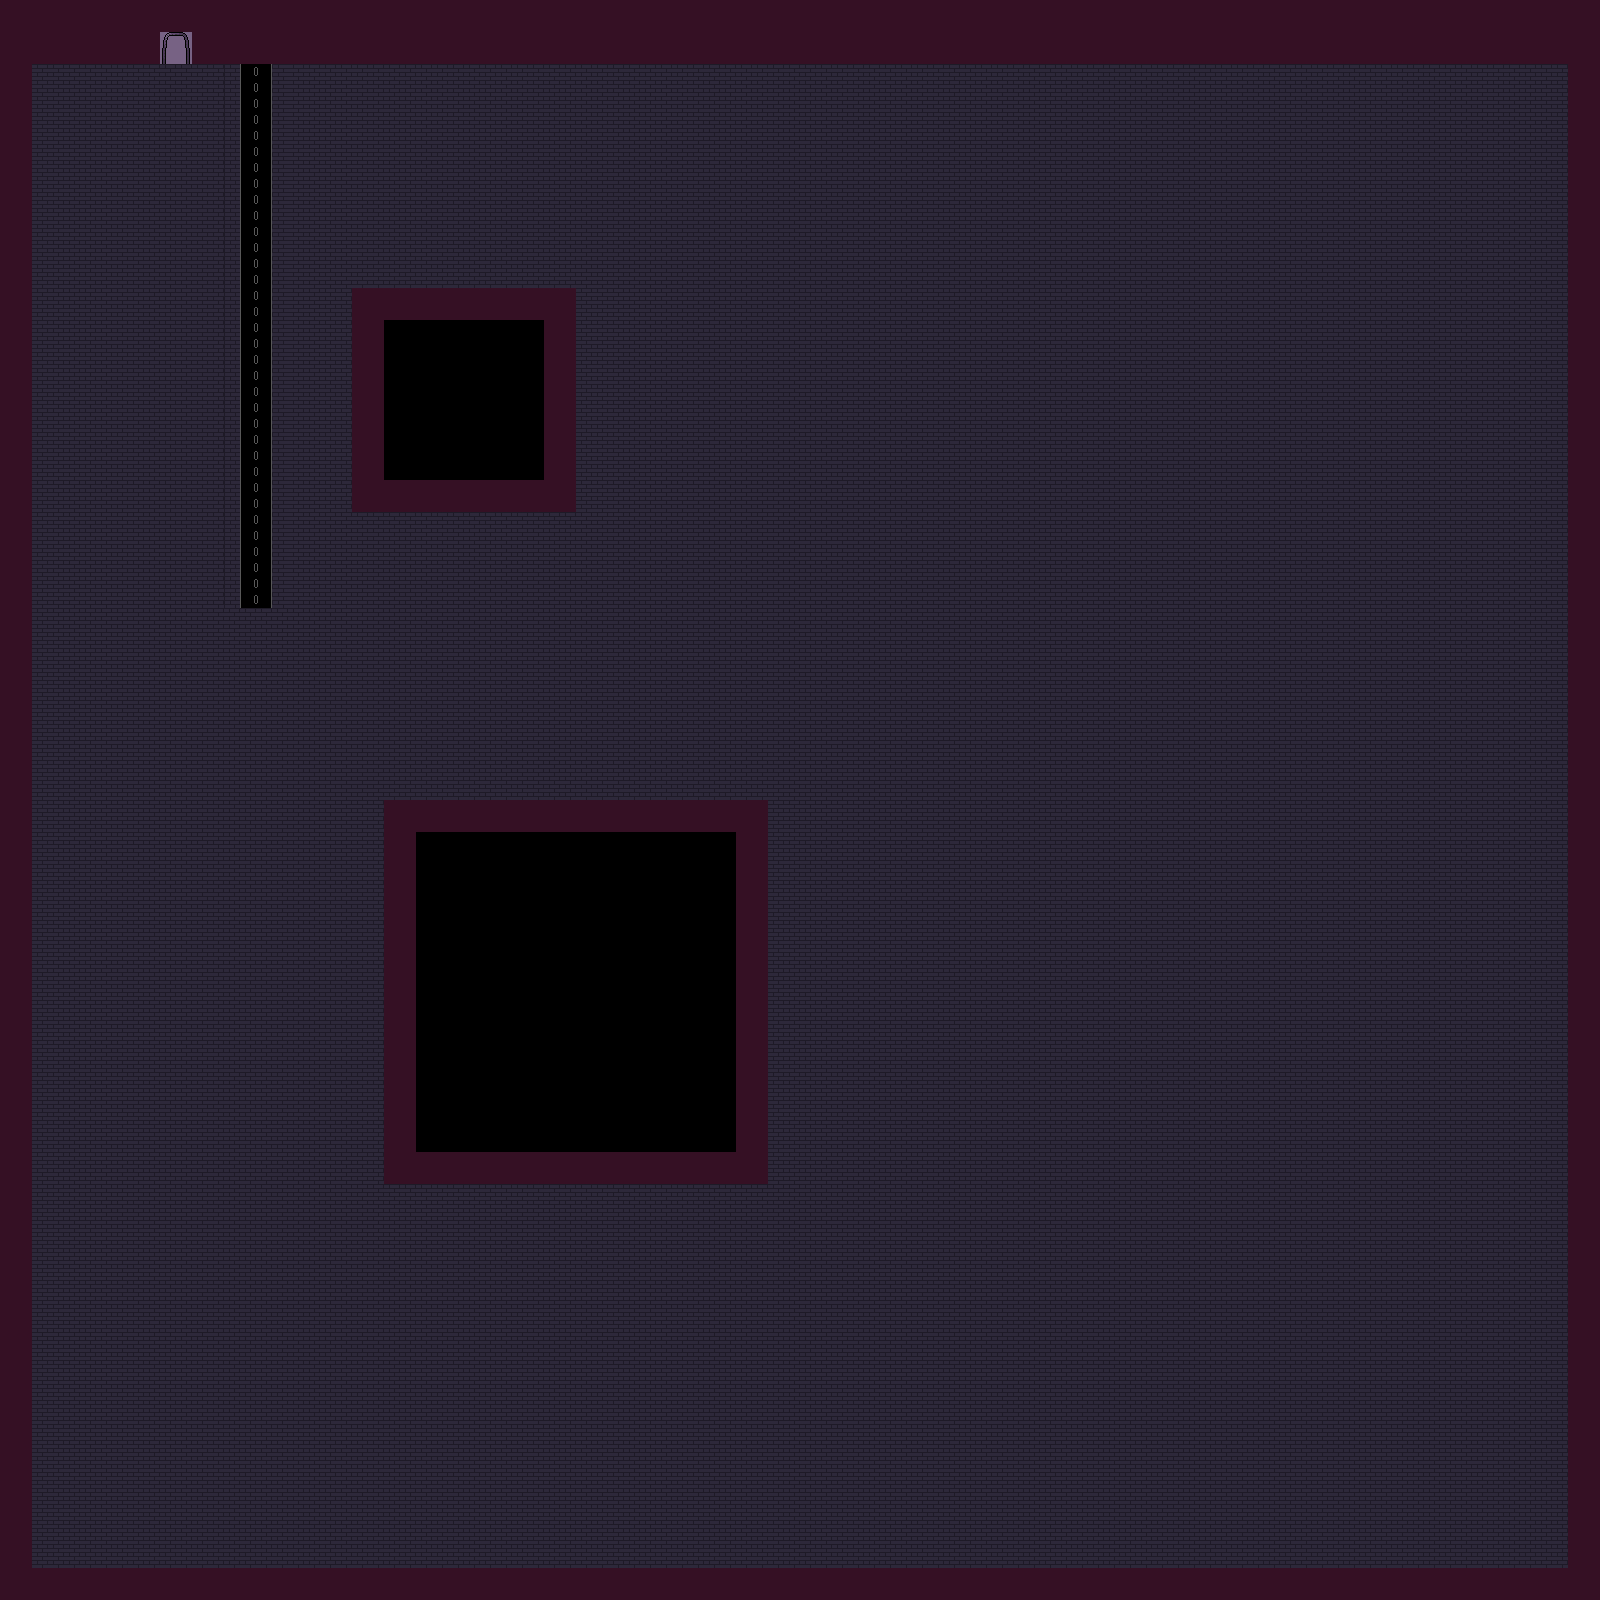

The image is a tile-based game level rendered from a .tmx file. Its description and source (layers, tilesets, objects; grid data summarised) follow:
An orthogonal 50x50 tile map with 32x32 px tiles, 2 tile layers (background, foreground).

<map version="1.10" tiledversion="1.10.2" orientation="orthogonal" renderorder="right-down" width="50" height="50" tilewidth="32" tileheight="32" infinite="0" nextlayerid="6" nextobjectid="1">
 <tileset firstgid="1" source="city_tileset.tsx" />
 <layer id="1" name="background" width="50" height="50">
  <data>[2500 cells, 2375 non-empty, 5 distinct tile ids]</data>
 </layer>
 <layer id="5" name="foreground" width="50" height="50">
  <data>[2500 cells, 1 non-empty, 1 distinct tile ids]</data>
 </layer>
</map>
